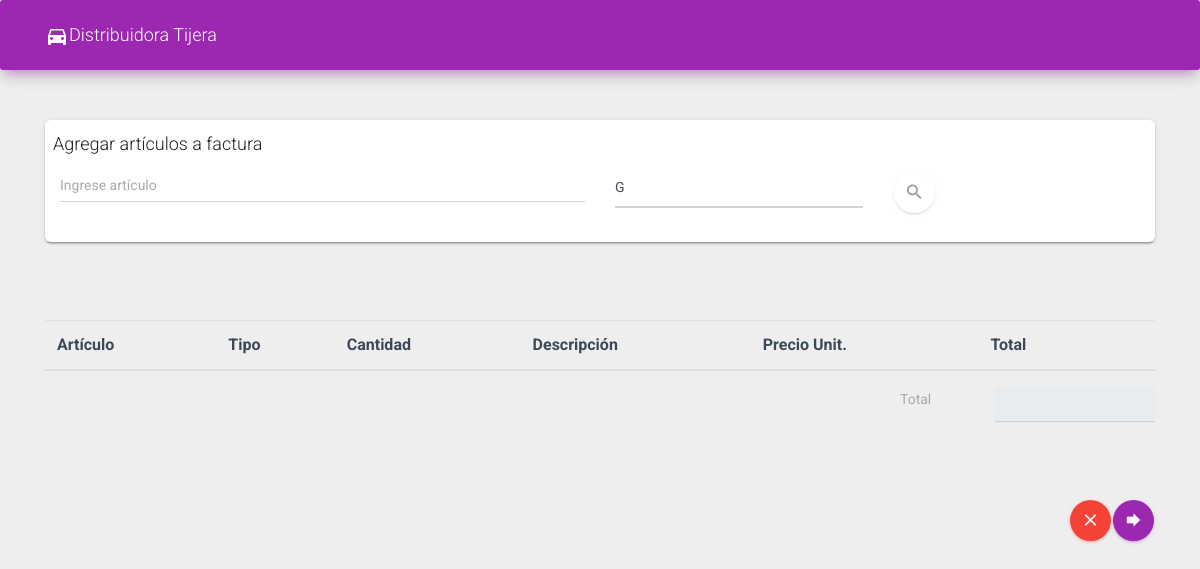
/controlador/controlador_factura2.php, run on an earlier commit of the app's database.
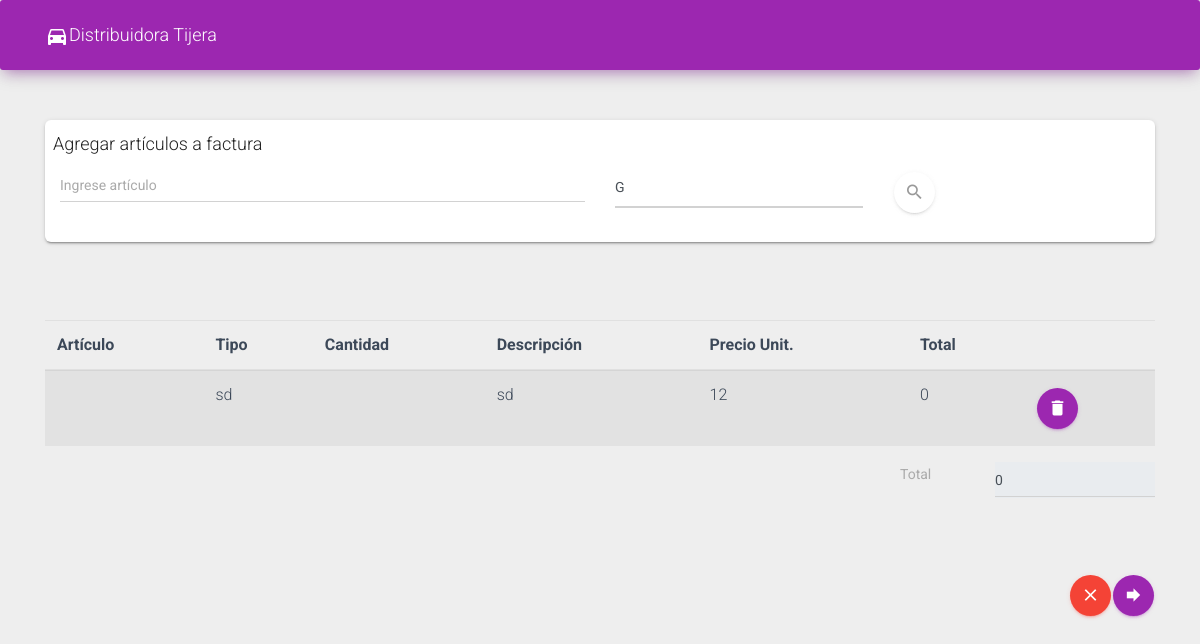
And on a later commit of the database.
### tables this page shows
CREATE TABLE `tmp` (
  `id` int(3) NOT NULL,
  `tipo` varchar(10) NOT NULL,
  `descripcion` varchar(200) NOT NULL,
  `precio` float NOT NULL
);

### controlador/controlador_factura2.php (called while the page is built, shortened)
<?php
include_once("../modelo/modelo_factura.php");
include_once("../vista/factura.php");

### modelo/modelo_factura.php (called while the page is built, shortened)
<?php
function listar_factura(){
				$conn = getConexion();
				$sql2 = "SELECT id, codigo, tipo, descripcion, precio, cantidad from tmp";
				$result = mysqli_query($conn, $sql2);
				$listas=Array();
				if(mysqli_num_rows($result) > 0){
					while ($row = mysqli_fetch_assoc($result)) {
						$lista=Array();
						$lista['suma_total']=0;
						$lista['id'] = $row['id'];
						$lista['codigo'] = $row['codigo'];
						$lista['tipo']= $row['tipo'];
						$lista['descripcion'] = $row['descripcion'];
						$lista['precio'] = $row['precio'];
						$lista['cantidad'] = $row['cantidad'];
						$lista['total'] = $row['cantidad']*$row['precio'];
						$lista['suma_total'] = $lista['suma_total'] + $lista['total'];
						$listas[]=$lista;
					}
				} else {
					$listas="NO HAY DATOS";
				}
	return $listas;
}

### vista/factura.php (the view, shortened to what this page needs)
<!DOCTYPE html>
<html>
<?php
include_once("../head.php");
include_once("../controlador/controlador_factura2.php");
$listas = listar_factura();
?>
<body>
	<?php
		include("../header.php");
	?>
	<div class="container">
		<div class="row">
			<div class="col-lg-12 col-md-6">
				<div class="card">
					<div class="row">
						<div class="col-md-12 ml-2">
							<h4>Agregar art&iacuteculos a factura<h4>
						</div>
					</div>
					<form method="get" action="../controlador/controlador_factura.php">
						<div class="container">
							<div class="row">
								<div class="col-md-12">
										<div class="row">
											<div class="col-md-6">
												<input class="form-control" type="text" placeholder="Ingrese artículo" id="cod_art" name="cod_art" onchange="validarSiNumero(this);">
											</div>
											<div class="col-md-3">
												<select class="form-control" id="tipo" name="tipo">
													<option value="G">G</option>
												</select>
											</div>
											<div class="col-md-3">
												<button type="submit" class="btn btn-white btn-raised btn-fab btn-round" onclick="visualizarCampos()"><i class="material-icons">search</i></button>
											</div>
										</div>
								</div>
							</div>
							</div>
					</form>
					<form method="POST" action="../controlador/controlador_factura2.php">
							<br>
						</div>
				</div>
			</div>
		</div>
	<div class="container">
		<br>
				<table class="table table-striped" id="mitabla">
				<thead>
					<tr>
					<th scope="col">Art&iacuteculo</th>
					<th scope="col">Tipo</th>
					<th scope="col">Cantidad</th>
					<th scope="col">Descripci&oacuten</th>
					<th scope="col">Precio Unit.</th>
					<th scope="col">Total</th>
					<th scope="col"></th>
					</tr>
				</thead>
				<form class="form-horizontal" role="form" id="datos_factura" method="post" action="">
					<tbody>
						<?php
						foreach($listas as $lista){
							echo "<tr>
								 <td>".$lista['codigo']."</td>
								 <td>".$lista['tipo']."</td>
								 <td>".$lista['cantidad']."</td>
								 <td>".$lista['descripcion']."</td>
								 <td>".$lista['precio']."</td>
								 <td>".$lista['total']."</td>
								 <td><a href='../controlador/controlador_factura2.php?accion=".$lista['id']."&tipo=".$lista['tipo']."' class='btn btn-primary btn-raised btn-fab btn-round' data-toggle='dropdown'><i class='material-icons'>delete</i></a></td>
							 </tr>";
							 $total = $lista['total'] + $total;
						}
						?>
					</tbody>
				<br></form>
				</table>
					<?php
					 echo "<div class='row'>
								<div class='col-md-1 offset-9'>
									 <label class='' id='precio' >Total</label>
								</div>
								<div class='col-md-2'>
									 <input class='form-control' type='text' name='precio' value='".$total."' readOnly>
								</div>
								</div>";
					?>
				<br><br><br>
				<div>
				<a href="../vista/imprimirFactura.php" class="btn btn-primary  btn-raised btn-fab btn-round float-right" tittle="Siguiente"><i class="material-icons">forward</i></a>
				<a href="../home.php" class="btn btn-danger btn-raised btn-fab btn-round float-right" tittle="cancelar"><i class="material-icons">clear</i></a>
				</div>
	</div>
</body>
<footer></footer>
</html>

What changed in the data, as far as the page shows it:
added tmp: tipo "sd", descripcion "sd", precio "12", total "0"
Also different on the page:
form field precio: (not shown) → "0"
